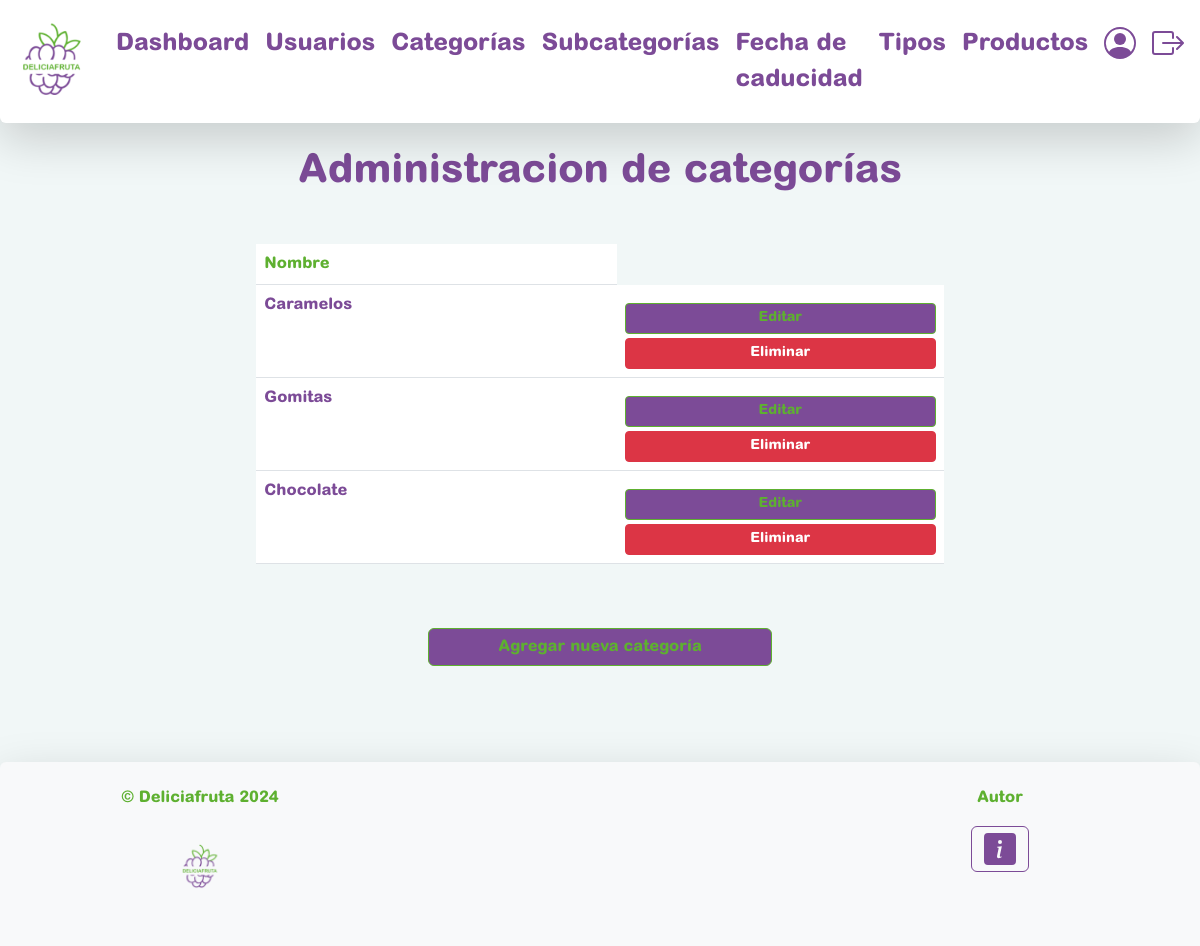
Screenshot of /admin/index.php?sec=admin_categorias (signed in) with the database file from the repository.
### tables this page shows
CREATE TABLE `categorias` (
  `id` int(10) UNSIGNED NOT NULL,
  `nombre` varchar(256) NOT NULL
);

### class/Categoria.php (called while the page is built, shortened)
<?php
class Categoria
    {
        protected $id;
        protected $nombre;
        public function catalogo_completo(): array
        {
            $conexion = Conexion::getConexion();
            $query = "SELECT * FROM categorias";
            $PDOStatement = $conexion->prepare($query);
            $PDOStatement->setFetchMode(PDO::FETCH_CLASS, self::class);
            $PDOStatement->execute();
            $catalogo = $PDOStatement->fetchAll();
            return $catalogo;
        }
        public function getNombre() {
            return $this->nombre;
        }
        public function getId() {
            return $this->id;
        }
    }

### admin/views/admin_categorias.php (the view, shortened to what this page needs)
<?php
    $categorias = (new Categoria())->catalogo_completo();
?>
<div class="container my-5">
    <div class="row justify-content-center">
        <div class="col-md-8">
            <h1 class="text-center mb-5 fw-bold">Administracion de categorías</h1>
            <div class="row mb-5 d-flex align-items-center">
                <table class="table">
                    <thead>
                        <tr>
                            <th scope="col"><strong>Nombre</strong></th>
                        </tr>
                    </thead>
                    <tbody>
                        <?php foreach ($categorias as $categoria) { ?>
                        <tr>
                            <td><strong class="strong"><?= $categoria->getNombre() ?> </strong></td>
                            <td>
                                <a href="index.php?sec=edit_categoria&id=<?= $categoria->getId() ?>" class="d-block btn btn-sm btn-primary mb-1">Editar</a>
                                <a href="index.php?sec=delete_categoria&id=<?= $categoria->getId() ?>" class="d-block btn btn-sm btn-danger">Eliminar</a>
                            </td>
                        </tr>
                        <?php } ?>
                    </tbody>
                </table>
                <a href="index.php?sec=add_categoria" class="btn btn-primary mt-5 w-50">Agregar nueva categoría</a>
            </div>
        </div>
    </div>
</div>

### css/estilos.css (style rules this page uses)
* { color: rgb(124, 75, 151); font-family: "Arial Rounded MT Std Extra Bold"; font-weight: bold; }
body { background-color: rgb(241, 247, 247); margin-top: 50px; padding-top: 50px; }
h1, h2, p { color: rgb(124, 75, 151); text-align: center; }
.btn-primary { background-color: rgb(124, 75, 151); color: rgb(94, 176, 48); border-color: rgb(94, 176, 48); }
.row { margin-left: 5px; margin-right: 5px; }
.row { margin-top: 15px; margin-bottom: 15px; }
#form button, .btn-primary { display: block; margin: 0 auto; margin-top: 10px; }

### admin/views/admin_categorias.php (style rules this page uses)
.container { margin-top: 25px; margin-bottom: 15px; }
strong { color: rgb(94, 176, 48); }
.strong { color: rgb(124, 75, 151); }

### rows the page displays
categorias: nombre "Caramelos"
categorias: nombre "Gomitas"
categorias: nombre "Chocolate"
